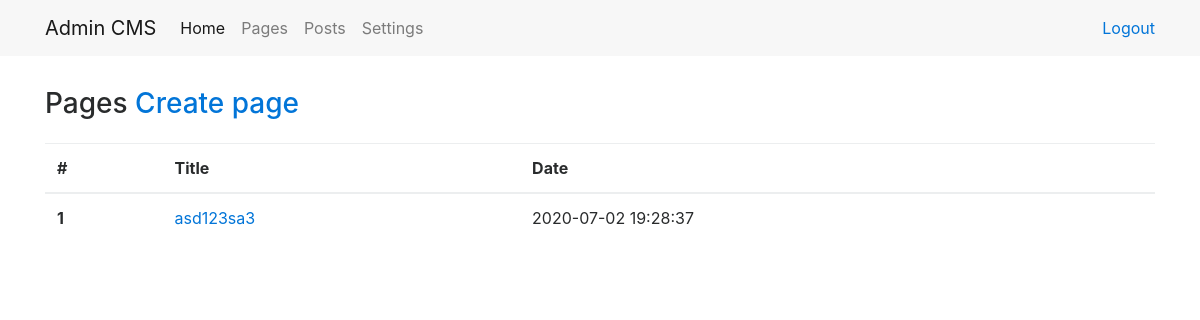
The page /admin/pages/ (signed in) on the database its author committed.
### tables this page shows
CREATE TABLE `page` (
  `id` int(11) NOT NULL,
  `title` varchar(255) NOT NULL,
  `content` text NOT NULL,
  `date` timestamp NOT NULL DEFAULT CURRENT_TIMESTAMP
);

### engine/Core/Template/View.php (called while the page is built, shortened)
<?php
class View
{
    public $di;
    public function __construct(DI $di)
    {
        $this->di    = $di;
    }
    public function render($template, $data = [])
    {
        $templatePath = $this->getTemplatePath($template, ENV);
        $data['lang'] = $this->di->get('language');
        extract($data);
        try {
            require($templatePath);
        } catch (\Exception $e){
            ob_end_clean();
            throw $e;
        }
    }
    private function getTemplatePath($template, $env = null)
    {
        return path('view') . '/' . $template . '.php';
    }
}

### admin/Controller/PageController.php (called while the page is built, shortened)
<?php
class PageController extends AdminController
{
    public function listing()
    {
        $this->data['pages'] = $this->model->page->getPages();
        $this->view->render('pages/list', $this->data);
    }
}

### engine/Cms.php (called while the page is built, shortened)
<?php
class Cms
{
    private $di;
    public $router;
    public function __construct($di)
    {
        $this->di = $di;
        $this->router = $this->di->get('router');
    }
    public function run()
    {
        try {
            $routerDispatch = $this->router->dispatch(Common::getMethod(), Common::getPathUrl());
            list($class, $action) = explode(':', $routerDispatch->getController(), 2);
            $parameters = $routerDispatch->getParameters();
            call_user_func_array([new $controller($this->di), $action], $parameters);
        }catch (\Exception $e){
            echo $e->getMessage();
            exit;
        }
    }
}

### engine/bootstrap.php (called while the page is built, shortened)
<?php
require_once __DIR__ . '/Function.php';
try{
    $di = new DI();
    $di->set('model', []);
    $cms = new Cms($di);
    $cms->run();
}catch (\ErrorException $e) {
    echo $e->getMessage();
}

### admin/index.php (called while the page is built, shortened)
<?php
require_once '../engine/bootstrap.php';

### engine/Core/Database/Connection.php (called while the page is built, shortened)
<?php
class Connection
{
    private $link;
    private function connect()
    {
        $config = Config::group('database');
        $dsn = 'mysql:host='.$config['host'].';dbname='.$config['db_name'].';charset='.$config['charset'];
        $this->link = new PDO($dsn, $config['username'], $config['password']);
        return $this;
    }
    public function query($sql, $values = [], $statement = PDO::FETCH_OBJ)
    {
        $sth = $this->link->prepare($sql);
        $sth->execute($values);
        $result = $sth->fetchAll($statement);
        return $result;
    }
}

### engine/Core/Config/Repository.php (called while the page is built, shortened)
<?php
class Repository
{
    protected static $stored = [];
    public static function store($group, $key, $data)
    {
        if (!isset(static::$stored[$group]) || !is_array(static::$stored[$group])) {
            static::$stored[$group] = [];
        }
        static::$stored[$group][$key] = $data;
    }
    public static function retrieveGroup($group)
    {
        return isset(static::$stored[$group]) ? static::$stored[$group] : false;
    }
}

### engine/Function.php (called while the page is built, shortened)
<?php
function path($section)
{
    $pathMask = ROOT_DIR . DS . '%s';
    switch (strtolower($section))
    {
        case 'config':
            return sprintf($pathMask, 'Config');
        case 'view':
            return sprintf($pathMask, 'View');
    }
}

### engine/Core/Config/Config.php (called while the page is built, shortened)
<?php
class Config
{
    public static function group($group)
    {
        return Repository::retrieveGroup($group);
    }
    public static function file($group = 'main')
    {
        $path = path('config') . DS . $group . '.php';
        if (file_exists($path)) {
            $items = include $path;
            if (is_array($items)) {
                return true;
            }
        }
        return false;
    }
}

### admin/Config/database.php (called while the page is built)
<?php
return [
	'host'     => 'localhost',
	'db_name'  => 'cms',
	'username' => 'root',
	'password' => '',
	'charset'  => 'utf8',
];

### admin/Model/Page/PageRepository.php (called while the page is built, shortened)
<?php
class PageRepository extends Model
{
    public function getPages()
    {
        $sql = $this->queryBuilder->select()
            ->from('page')
            ->orderBy('id', 'DESC')
            ->sql();
        return $this->db->query($sql);
    }
}

### engine/Controller.php (called while the page is built, shortened)
<?php
abstract class Controller
{
    protected $di;
    public function __construct(DI $di)
    {
        $this->di      = $di;
    }
    public function __get($key)
    {
        return $this->di->get($key);
    }
}

### engine/DI/DI.php (called while the page is built, shortened)
<?php
class DI
{
    private $container = [];
    public function set($key, $value)
    {
        $this->container[$key] = $value;
        return $this;
    }
    public function get($key)
    {
        return $this->has($key);
    }
    public function has($key)
    {
        return isset($this->container[$key]) ? $this->container[$key] : null;
    }
}

### engine/Model.php (called while the page is built, shortened)
<?php
abstract class Model
{
    public function __construct(DI $di)
    {
        $this->di      = $di;
        $this->db      = $this->di->get('db');
        $this->queryBuilder = new QueryBuilder();
    }
}

### engine/Core/Database/QueryBuilder.php (called while the page is built, shortened)
<?php
class QueryBuilder
{
    protected $sql = [];
    public function select($fields = '*')
    {
        $this->sql['select'] = "SELECT {$fields} ";
        return $this;
    }
    public function from($table)
    {
        $this->sql['from'] = "FROM {$table} ";
        return $this;
    }
    public function orderBy($field, $order)
    {
        $this->sql['order_by'] = "ORDER BY {$field} {$order}";
        return $this;
    }
    public function sql()
    {
        $sql = '';
        if(!empty($this->sql)) {
            foreach ($this->sql as $key => $value) {
                if ($key == 'where') {
                    $sql .= ' WHERE ';
                    foreach ($value as $where) {
                        $sql .= $where;
                        if (count($value) > 1 and next($value)) {
                            $sql .= ' AND ';
                        }
                    }
                } else {
                    $sql .= $value;
                }
            }
        }
        return $sql;
    }
    public function reset()
    {
        $this->sql    = [];
    }
}

### admin/View/pages/list.php (the view, shortened to what this page needs)
<main>
    <div class="container">
        <div class="row">
            <div class="col page-title">
                <h3>
                    Pages
                    <a href="/admin/pages/create/">Create page</a>
                </h3>
            </div>
        </div>
        <table class="table">
            <thead>
            <tr>
                <th>#</th>
                <th>Title</th>
                <th>Date</th>
            </tr>
            </thead>
            <tbody>
            <?php foreach($pages as $page): ?>
            <tr>
                <th scope="row">
                    <?= $page->id ?>
                </th>
                <td>
                    <a href="/admin/pages/edit/<?= $page->id ?>">
                        <?= $page->title ?>
                    </a>
                </td>
                <td>
                    <?= $page->date ?>
                </td>
            </tr>
            <?php endforeach; ?>
            </tbody>
        </table>
    </div>
</main>

### admin/Assets/css/dashboard.css (style rules this page uses)
.page-title { padding-top: 2rem; padding-bottom: 1rem; }

### rows shown on the page
page: id "1", title "asd123sa3", date "2020-07-02 19:28:37"

### other values the page prints
$lang->dashboardMenu['home'] "Home"
$lang->dashboardMenu['pages'] "Pages"
$lang->dashboardMenu['posts'] "Posts"
$lang->dashboardMenu['settings'] "Settings"
